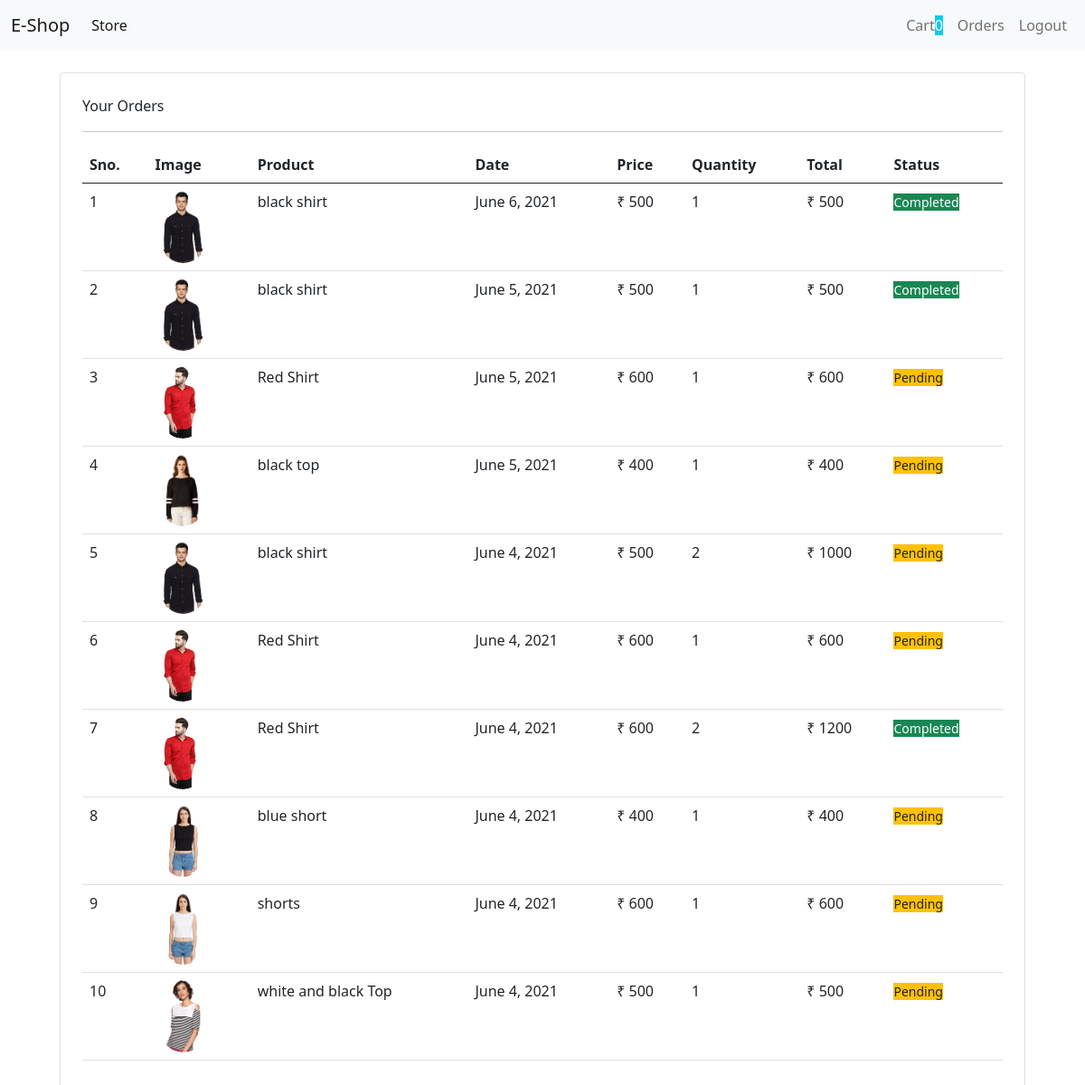
Page /orders (signed in) on the committed database.
### store/models.py (models this page shows, shortened)
class Order(models.Model):
    product = models.ForeignKey(Product, on_delete=models.CASCADE)
    customer = models.ForeignKey(Customer, on_delete=models.CASCADE)
    quantity = models.IntegerField(default=1)
    price = models.IntegerField()
    address = models.CharField(max_length=100,default='',blank=True)
    phone = models.CharField(max_length=10,default='',blank=True)
    date = models.DateField(auto_now_add=True)
    status = models.BooleanField(default=False)

class Product(models.Model):
    name = models.CharField(max_length=50)
    price = models.IntegerField(default=0)
    description = models.CharField(max_length=50,default='',null=True,blank=True)
    image = models.ImageField(upload_to='uploads/products/')
    category = models.ForeignKey(Category,on_delete=models.CASCADE,default=1)

### store/views.py (the view)
# urls.py: path("orders",views.OrderView.as_view(),name="orders")
class OrderView(View):
    @method_decorator(auth_middleware)
    def get(self, request):
        customer_id = request.session.get('customer')
        orders = Order.objects.filter(customer = customer_id).order_by("-date")
        return render(request, 'store/order.html',{"orders":orders})

### store/templatetags/cart.py (called while the page is built)
@register.filter(name='currency')
def currency(number):
    return "₹ " + str(number)

@register.filter(name='multiply')
def multiply(number,number1):
    return number*number1

### store/templates/store/order.html
{% extends 'store/base.html' %}
{% block content %}
{% load cart %}
    <div class="container">
        <div class="border rounded p-4 m-4">
          <p cass="display-4 pl-4 ml-4">Your Orders</p>
          <hr>
            <table class="table">
                <thead>
                    <tr>
                        <th>Sno.</th>
                        <th>Image</th>
                        <th>Product</th>
                        <th>Date</th>
                        <th>Price</th>
                        <th>Quantity</th>
                        <th>Total</th>
                        <th>Status</th>
                    </tr>
                </thead>
                <tbody>
                {% for order in orders %}
                    <tr>
                        <td>{{forloop.counter}}</td>
                        <td><img style="height: 80px;" class="rounded-circle" src="{{order.product.image.url}}" alt=""></td>
                        <td>{{order.product.name}}</td>
                        <td>{{order.date}}</td>
                        <td>{{order.price|currency}}</td>
                        <td>{{order.quantity}}</td>
                        <td>{{order.quantity |multiply:order.price|currency}}</td>
                        {% if order.status %}
                            <td><small class="bg-success text-white">Completed</small></td>
                        {%else%}
                            <td><small class="bg-warning text-dark">Pending</small></td>
                        {% endif %}
                    </tr>
                {% endfor %}
                </tbody>
            </table>
        </div>
    </div>
{% endblock %}

### rows in the picture
Order: product.image (picture), product.name "black shirt", date "June 6, 2021", price "₹ 500", quantity "1", quantity|multiply "₹ 500", status "Completed"
Order: product.image (picture), product.name "black shirt", date "June 5, 2021", price "₹ 500", quantity "1", quantity|multiply "₹ 500", status "Completed"
Order: product.image (picture), product.name "Red Shirt", date "June 5, 2021", price "₹ 600", quantity "1", quantity|multiply "₹ 600", status "Pending"
Order: product.image (picture), product.name "black top", date "June 5, 2021", price "₹ 400", quantity "1", quantity|multiply "₹ 400", status "Pending"
Order: product.image (picture), product.name "black shirt", date "June 4, 2021", price "₹ 500", quantity "2", quantity|multiply "₹ 1000", status "Pending"
Order: product.image (picture), product.name "Red Shirt", date "June 4, 2021", price "₹ 600", quantity "1", quantity|multiply "₹ 600", status "Pending"
Order: product.image (picture), product.name "Red Shirt", date "June 4, 2021", price "₹ 600", quantity "2", quantity|multiply "₹ 1200", status "Completed"
Order: product.image (picture), product.name "blue short", date "June 4, 2021", price "₹ 400", quantity "1", quantity|multiply "₹ 400", status "Pending"
Order: product.image (picture), product.name "shorts", date "June 4, 2021", price "₹ 600", quantity "1", quantity|multiply "₹ 600", status "Pending"
Order: product.image (picture), product.name "white and black Top", date "June 4, 2021", price "₹ 500", quantity "1", quantity|multiply "₹ 500", status "Pending"

### other values in the picture
{{ request.session.cart.keys|length }} "0"
